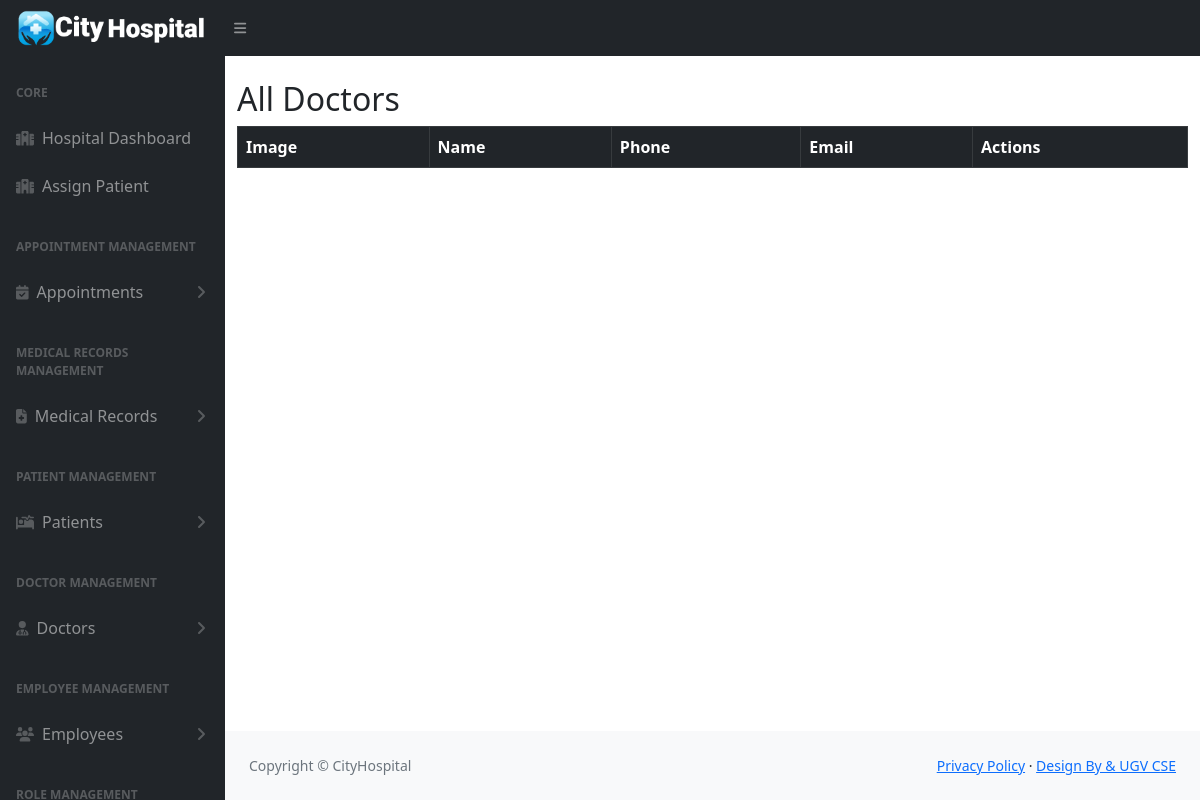
/doctors/, run on an earlier commit of the app's database.
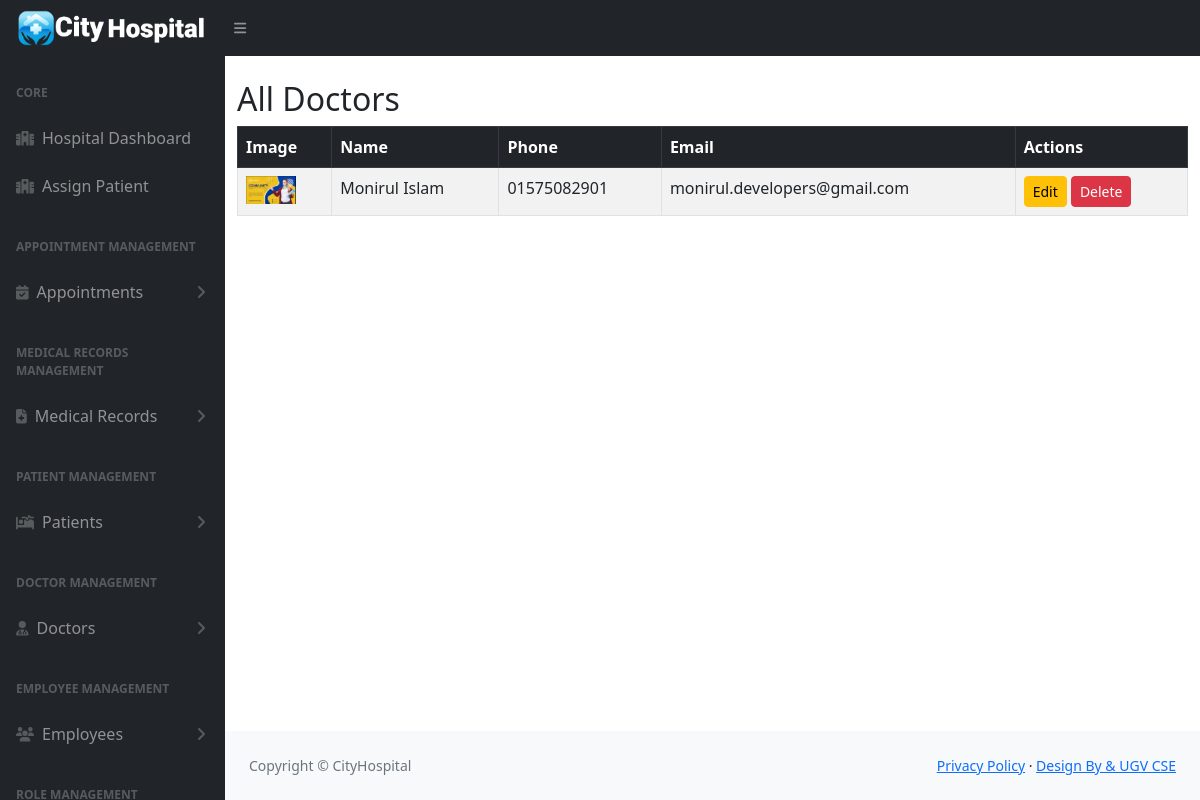
And on a later commit of the database.
### pms/models.py (models this page shows, shortened)
class DoctorProfile(models.Model):
    user = models.OneToOneField(User, on_delete=models.CASCADE, related_name='doctor_profile')
    department = models.ForeignKey(Department, on_delete=models.SET_NULL, null=True, related_name='doctors')
    full_name = models.CharField(max_length=100)  # Full name field
    specialization = models.CharField(max_length=100, blank=True, null=True)
    phone_number = models.CharField(
        max_length=11,
        validators=[
            RegexValidator(
                regex=r'^01[3-9]\d{8}$',
                message="Enter a valid Bangladesh phone number (e.g., 01712345678).",
                code='invalid_phone'
            )
        ]
    )
    image = models.ImageField(upload_to='doctor_profile_image')
    is_active = models.BooleanField(default=True)

### pms/views.py (the view)
# urls.py: path('doctors/', view_all_doctors, name='view_all_doctors'),
def view_all_doctors(request):
    doctors = DoctorProfile.objects.all()
    context = {
        'doctors': doctors,
    }
    return render(request, 'hospital/view_all_doctors.html', context)

### pms/context_processors.py (called while the page is built)
def site_information(request):
    site_info = SiteInfo.objects.first()
    return {
        'site_info': site_info
    }

### templates/hospital/view_all_doctors.html (shortened to what this page needs)
{% extends 'hospital/hospital_base.html' %}
{% block content %}
<div class="container mt-4">
    <h2>All Doctors</h2>
    <div class="table-responsive">
        <table class="table table-striped table-hover table-bordered">
            <thead class="table-dark">
                <tr>
                    <th>Image</th>
                    <th>Name</th>
                    <th>Phone</th>
                    <th>Email</th>
                    <th>Actions</th>
                </tr>
            </thead>
            <tbody>
                {% for doctor in doctors %}
                <tr>
                    <td><img src="{{ doctor.image.url }}" alt="{{ doctor.full_name }}" class="img-fluid " width="50" height="50"></td>
                    <td>{{ doctor.full_name }}</td>
                    <td>{{ doctor.phone_number }}</td>
                    <td>{{ doctor.user.email }}</td>
                    <td>
                        <a href="{% url 'update_doctor_profile' pk=doctor.pk %}" class="btn btn-warning btn-sm">Edit</a>
                        <form method="POST" action="{% url 'delete_doctor_profile' pk=doctor.pk %}" style="display:inline;">
                            <button type="submit" class="btn btn-danger btn-sm" onclick="return confirm('Are you sure you want to delete this doctor?');">Delete</button>
                        </form>
                    </td>
                </tr>
                {% endfor %}
            </tbody>
        </table>
    </div>
</div>
{% endblock %}

What changed in the data, as far as the page shows it:
added DoctorProfile: image (picture), full_name "Monirul Islam", phone_number "01575082901", user.email "monirul.developers@gmail.com"
